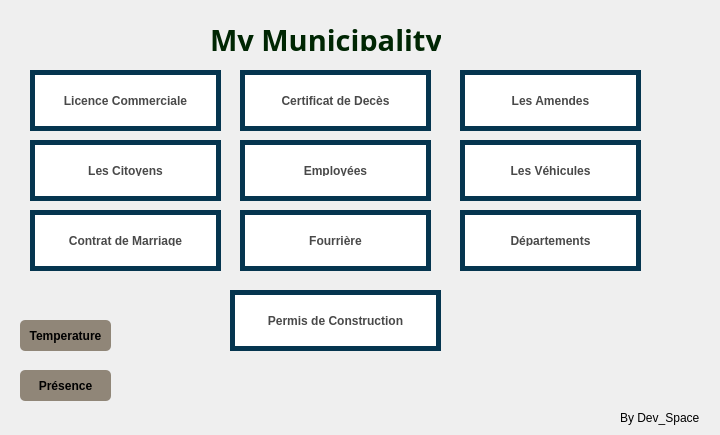
    <widget class="QWidget" name="page">
     <widget class="QPushButton" name="pushButton_permisconstr">
      <property name="geometry">
       <rect>
        <x>230</x>
        <y>290</y>
        <width>211</width>
        <height>61</height>
       </rect>
      </property>
      <property name="font">
       <font>
        <weight>75</weight>
        <bold>true</bold>
        <underline>false</underline>
        <strikeout>false</strikeout>
       </font>
      </property>
      <property name="styleSheet">
       <string notr="true">QPushButton {
color: #494949 !important;
text-transform: uppercase;
text-decoration: none;
background: #ffffff;
padding: 20px;
border: 5px solid #05354F !important;
display: inline-block;
transition: all 0.4s ease 0s;
}
QPushButton:hover {
color: #494949 !important;
background: #FFF498;
border-color: #FFF498 !important;
transition: all 0.4s ease 0s;
}</string>
      </property>
      <property name="text">
       <string>Permis de Construction</string>
      </property>
     </widget>
     <widget class="QPushButton" name="pushButton_certifdeces">
      <property name="geometry">
       <rect>
        <x>240</x>
        <y>70</y>
        <width>191</width>
        <height>61</height>
       </rect>
      </property>
      <property name="font">
       <font>
        <weight>75</weight>
        <bold>true</bold>
        <underline>false</underline>
        <strikeout>false</strikeout>
       </font>
      </property>
      <property name="styleSheet">
       <string notr="true">QPushButton {
color: #494949 !important;
text-transform: uppercase;
text-decoration: none;
background: #ffffff;
padding: 20px;
border: 5px solid #05354F !important;
display: inline-block;
transition: all 0.4s ease 0s;
}
QPushButton:hover {
color: #494949 !important;
background: #FFF498;
border-color: #FFF498 !important;
transition: all 0.4s ease 0s;
}</string>
      </property>
      <property name="text">
       <string>Certificat de Decès</string>
      </property>
     </widget>
     <widget class="QPushButton" name="pushButton_citoyen">
      <property name="geometry">
       <rect>
        <x>30</x>
        <y>140</y>
        <width>191</width>
        <height>61</height>
       </rect>
      </property>
      <property name="font">
       <font>
        <weight>75</weight>
        <bold>true</bold>
        <underline>false</underline>
        <strikeout>false</strikeout>
       </font>
      </property>
      <property name="styleSheet">
       <string notr="true">QPushButton {
color: #494949 !important;
text-transform: uppercase;
text-decoration: none;
background: #ffffff;
padding: 20px;
border: 5px solid #05354F !important;
display: inline-block;
transition: all 0.4s ease 0s;
}
QPushButton:hover {
color: #494949 !important;
background: #FFF498;
border-color: #FFF498 !important;
transition: all 0.4s ease 0s;
}</string>
      </property>
      <property name="text">
       <string>Les Citoyens</string>
      </property>
     </widget>
     <widget class="QPushButton" name="pushButton_commerciale">
      <property name="geometry">
       <rect>
        <x>30</x>
        <y>70</y>
        <width>191</width>
        <height>61</height>
       </rect>
      </property>
      <property name="font">
       <font>
        <weight>75</weight>
        <bold>true</bold>
        <underline>false</underline>
        <strikeout>false</strikeout>
       </font>
      </property>
      <property name="styleSheet">
       <string notr="true">QPushButton {
color: #494949 !important;
text-transform: uppercase;
text-decoration: none;
background: #ffffff;
padding: 20px;
border: 5px solid #05354F !important;
display: inline-block;
transition: all 0.4s ease 0s;
}
QPushButton:hover {
color: #494949 !important;
background: #FFF498;
border-color: #FFF498 !important;
transition: all 0.4s ease 0s;
}</string>
      </property>
      <property name="text">
       <string>Licence Commerciale</string>
      </property>
     </widget>
     <widget class="QPushButton" name="pushButton_lesamendes">
      <property name="geometry">
       <rect>
        <x>460</x>
        <y>70</y>
        <width>181</width>
        <height>61</height>
       </rect>
      </property>
      <property name="font">
       <font>
        <weight>75</weight>
        <bold>true</bold>
        <underline>false</underline>
        <strikeout>false</strikeout>
       </font>
      </property>
      <property name="styleSheet">
       <string notr="true">QPushButton {
color: #494949 !important;
text-transform: uppercase;
text-decoration: none;
background: #ffffff;
padding: 20px;
border: 5px solid #05354F !important;
display: inline-block;
transition: all 0.4s ease 0s;
}
QPushButton:hover {
color: #494949 !important;
background: #FFF498;
border-color: #FFF498 !important;
transition: all 0.4s ease 0s;
}</string>
      </property>
      <property name="text">
       <string>Les Amendes</string>
      </property>
     </widget>
     <widget class="QPushButton" name="pushButton_lesvehicules">
      <property name="geometry">
       <rect>
        <x>460</x>
        <y>140</y>
        <width>181</width>
        <height>61</height>
       </rect>
      </property>
      <property name="font">
       <font>
        <weight>75</weight>
        <bold>true</bold>
        <underline>false</underline>
        <strikeout>false</strikeout>
       </font>
      </property>
      <property name="styleSheet">
       <string notr="true">QPushButton {
color: #494949 !important;
text-transform: uppercase;
text-decoration: none;
background: #ffffff;
padding: 20px;
border: 5px solid #05354F !important;
display: inline-block;
transition: all 0.4s ease 0s;
}
QPushButton:hover {
color: #494949 !important;
background: #FFF498;
border-color: #FFF498 !important;
transition: all 0.4s ease 0s;
}</string>
      </property>
      <property name="text">
       <string>Les Véhicules</string>
      </property>
     </widget>
     <widget class="QPushButton" name="pushButton">
      <property name="geometry">
       <rect>
        <x>30</x>
        <y>210</y>
        <width>191</width>
        <height>61</height>
       </rect>
      </property>
      <property name="font">
       <font>
        <weight>75</weight>
        <bold>true</bold>
        <underline>false</underline>
        <strikeout>false</strikeout>
       </font>
      </property>
      <property name="styleSheet">
       <string notr="true">QPushButton {
color: #494949 !important;
text-transform: uppercase;
text-decoration: none;
background: #ffffff;
padding: 20px;
border: 5px solid #05354F !important;
display: inline-block;
transition: all 0.4s ease 0s;
}
QPushButton:hover {
color: #494949 !important;
background: #FFF498;
border-color: #FFF498 !important;
transition: all 0.4s ease 0s;
}</string>
      </property>
      <property name="text">
       <string>Contrat de Marriage</string>
      </property>
     </widget>
     <widget class="QPushButton" name="pushButton_2">
      <property name="geometry">
       <rect>
        <x>240</x>
        <y>210</y>
        <width>191</width>
        <height>61</height>
       </rect>
      </property>
      <property name="font">
       <font>
        <weight>75</weight>
        <bold>true</bold>
        <underline>false</underline>
        <strikeout>false</strikeout>
       </font>
      </property>
      <property name="styleSheet">
       <string notr="true">QPushButton {
color: #494949 !important;
text-transform: uppercase;
text-decoration: none;
background: #ffffff;
padding: 20px;
border: 5px solid #05354F !important;
display: inline-block;
transition: all 0.4s ease 0s;
}
QPushButton:hover {
color: #494949 !important;
background: #FFF498;
border-color: #FFF498 !important;
transition: all 0.4s ease 0s;
}</string>
      </property>
      <property name="text">
       <string>Fourrière</string>
      </property>
     </widget>
     <widget class="QPushButton" name="pushButton_3">
      <property name="geometry">
       <rect>
        <x>460</x>
        <y>210</y>
        <width>181</width>
        <height>61</height>
       </rect>
      </property>
      <property name="font">
       <font>
        <weight>75</weight>
        <bold>true</bold>
        <underline>false</underline>
        <strikeout>false</strikeout>
       </font>
      </property>
      <property name="styleSheet">
       <string notr="true">QPushButton {
color: #494949 !important;
text-transform: uppercase;
text-decoration: none;
background: #ffffff;
padding: 20px;
border: 5px solid #05354F !important;
display: inline-block;
transition: all 0.4s ease 0s;
}
QPushButton:hover {
color: #494949 !important;
background: #FFF498;
border-color: #FFF498 !important;
transition: all 0.4s ease 0s;
}</string>
      </property>
      <property name="text">
       <string>Départements</string>
      </property>
     </widget>
     <widget class="QPushButton" name="pushButton_14">
      <property name="geometry">
       <rect>
        <x>240</x>
        <y>140</y>
        <width>191</width>
        <height>61</height>
       </rect>
      </property>
      <property name="font">
       <font>
        <weight>75</weight>
        <bold>true</bold>
        <underline>false</underline>
        <strikeout>false</strikeout>
       </font>
      </property>
      <property name="styleSheet">
       <string notr="true">QPushButton {
color: #494949 !important;
text-transform: uppercase;
text-decoration: none;
background: #ffffff;
padding: 20px;
border: 5px solid #05354F !important;
display: inline-block;
transition: all 0.4s ease 0s;
}
QPushButton:hover {
color: #494949 !important;
background: #FFF498;
border-color: #FFF498 !important;
transition: all 0.4s ease 0s;
}</string>
      </property>
      <property name="text">
       <string>Employées</string>
      </property>
     </widget>
     <widget class="QPushButton" name="pushButton_15">
      <property name="geometry">
       <rect>
        <x>650</x>
        <y>340</y>
        <width>61</width>
        <height>61</height>
       </rect>
      </property>
      <property name="styleSheet">
       <string notr="true">QPushButton {
image:url(:/chat.png);
padding: 10px;
border-radius: 10;
border: none;
}
</string>
      </property>
      <property name="text">
       <string/>
      </property>
     </widget>
     <widget class="QPushButton" name="pushButton_28">
      <property name="geometry">
       <rect>
        <x>20</x>
        <y>320</y>
        <width>91</width>
        <height>31</height>
       </rect>
      </property>
      <property name="styleSheet">
       <string notr="true">QPushButton {
padding: 5px;
border-radius: 5px;
background-color:rgb(144, 134, 120);
font-weight: bold;
}
QPushButton:hover
{
color :white;
}</string>
      </property>
      <property name="text">
       <string>Temperature</string>
      </property>
     </widget>
     <widget class="QPushButton" name="pushButton_29">
      <property name="geometry">
       <rect>
        <x>20</x>
        <y>370</y>
        <width>91</width>
        <height>31</height>
       </rect>
      </property>
      <property name="styleSheet">
       <string notr="true">QPushButton {
padding: 5px;
border-radius: 5px;
background-color:rgb(144, 134, 120);
font-weight: bold;
}
QPushButton:hover
{
color :white;
}</string>
      </property>
      <property name="text">
       <string>Présence</string>
      </property>
     </widget>
     <widget class="QLabel" name="label_66">
      <property name="geometry">
       <rect>
        <x>210</x>
        <y>20</y>
        <width>231</width>
        <height>31</height>
       </rect>
      </property>
      <property name="font">
       <font>
        <family>Eras Medium ITC</family>
        <pointsize>15</pointsize>
        <weight>75</weight>
        <bold>true</bold>
       </font>
      </property>
      <property name="text">
       <string>&lt;html&gt;&lt;head/&gt;&lt;body&gt;&lt;p&gt;&lt;span style=&quot; font-size:22pt; color:#002603;&quot;&gt;My Municipality&lt;/span&gt;&lt;/p&gt;&lt;/body&gt;&lt;/html&gt;</string>
      </property>
     </widget>
     <widget class="QLabel" name="label_67">
      <property name="geometry">
       <rect>
        <x>620</x>
        <y>410</y>
        <width>81</width>
        <height>16</height>
       </rect>
      </property>
      <property name="text">
       <string>By Dev_Space</string>
      </property>
     </widget>
    </widget>
